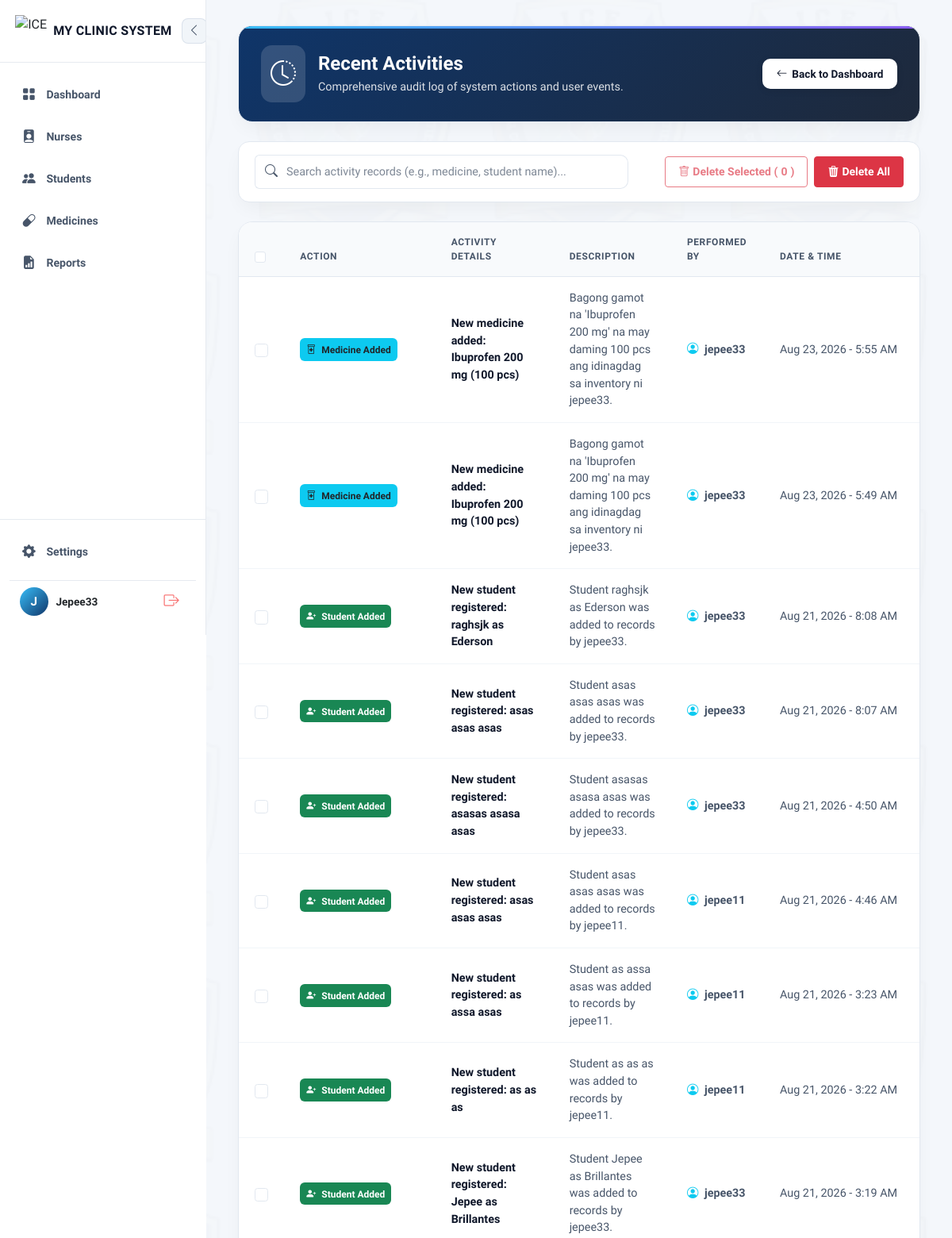
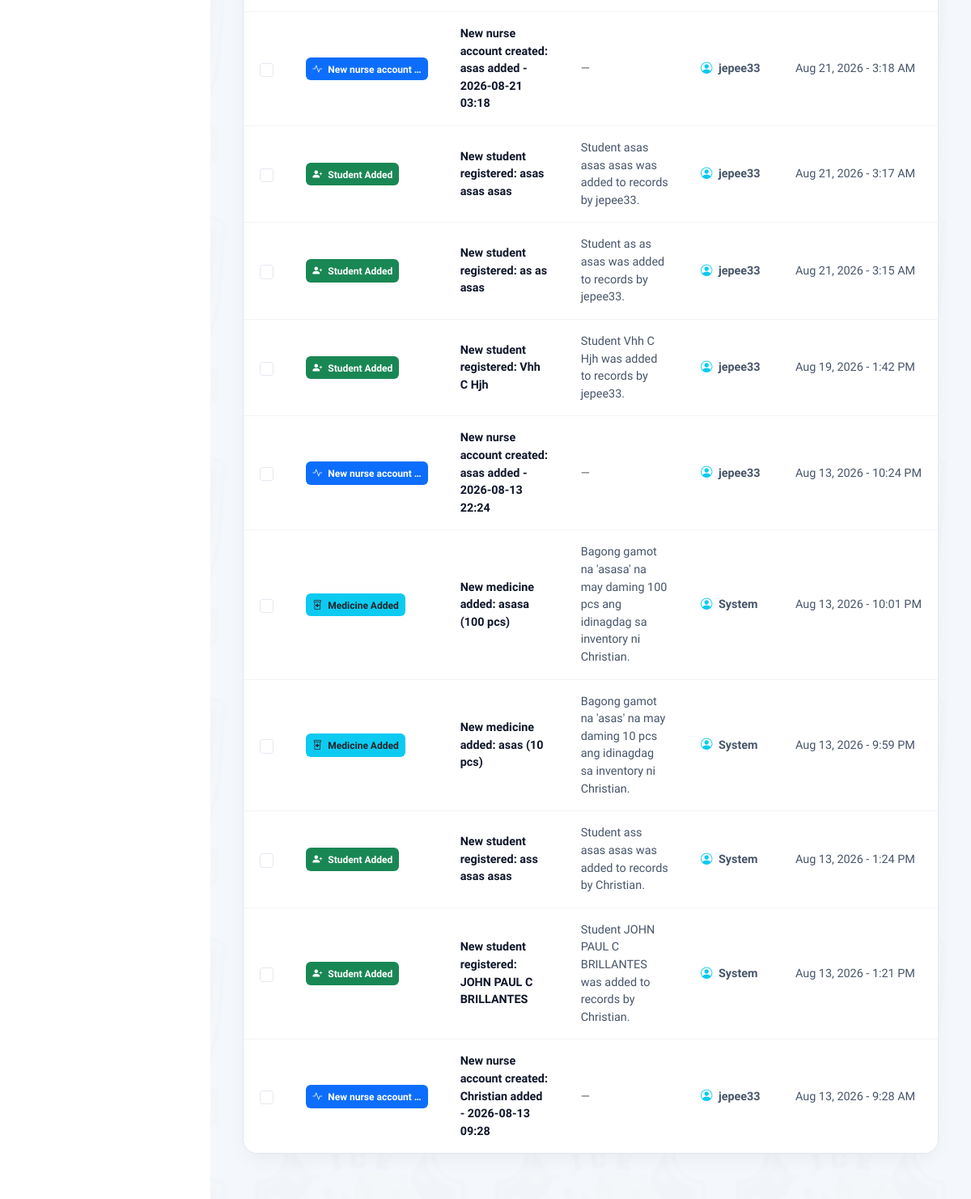
The app's page /activities/ (signed in) with its own data (2 pictures, top to bottom).
### clinic/models.py (models this page shows)
class ActivityLog(models.Model):
    ICON_CHOICES = [
        ('student', 'Student'),
        ('medicine', 'Medicine'),
        ('nurse', 'Nurse'),
        ('details', 'Description'),
        ('dispense', 'Dispense'),
        ('other', 'Other'),
    ]
    user = models.ForeignKey(User, on_delete=models.SET_NULL, null=True, blank=True)
    category = models.CharField(max_length=20, choices=ICON_CHOICES, default='other')
    action = models.CharField(max_length=200, help_text="hal. 'New student registered'")
    details = models.CharField(max_length=255, blank=True, help_text="hal. 'Juan Dela Cruz added'")
    description = models.TextField(blank=True, null=True, help_text="Kumpletong detalye ng aktibidad")
    timestamp = models.DateTimeField(auto_now_add=True)
    class Meta:
        ordering = ['-timestamp']
    def __str__(self):
        return f"{self.action} - {self.timestamp:%Y-%m-%d %H:%M}"

### clinic/views/dashboard.py (the view, shortened to what this page needs)
# urls.py: path('activities/', views.activity_log_list, name='activity_log_list'),
@login_required
@role_required('admin')
def activity_log_list(request):
    query = request.GET.get('q', '').strip()
    activities = ActivityLog.objects.select_related('user').order_by('-timestamp')
    return render(request, "clinic/auth/activity_log_list.html", {
        "activities": activities[:150],
        "query": query,
    })

### clinic/templates/clinic/auth/activity_log_list.html (shortened to what this page needs)
{% extends "clinic/base.html" %}
{% load static %}
{% block content %}
<link rel="stylesheet" href="https://cdnjs.cloudflare.com/ajax/libs/animate.css/4.1.1/animate.min.css" />
<link rel="stylesheet" href="https://cdn.jsdelivr.net/npm/bootstrap-icons@1.11.1/font/bootstrap-icons.css">
<div class="cms-container">
    <div class="dashboard-hero-card mb-4 d-flex justify-content-between align-items-center flex-wrap gap-3 ">
        <div class="d-flex align-items-center gap-3">
            <div style="background: rgba(255, 255, 255, 0.15); padding: 12px; border-radius: 14px; color: #ffffff;">
                <i class="bi bi-clock-history fs-2"></i>
            </div>
            <div>
                <h1 class="hero-title">Recent Activities</h1>
                <p class="hero-subtitle">Comprehensive audit log of system actions and user events.</p>
            </div>
        </div>
        <div>
            <a href="{% url 'dashboard' %}" class="btn-cms-action">
                <i class="bi bi-arrow-left"></i> Back to Dashboard
            </a>
        </div>
    </div>
    <div class="controls-card mb-4">
        <form method="GET" action="" id="searchForm" class="row g-3 align-items-center">
            <div class="col-12 col-md-6 col-lg-7">
                <div class="input-group search-input-group">
                    <span class="input-group-text bg-transparent border-end-0" style="border-color: var(--card-border); color: var(--text-secondary);">
                        <i class="bi bi-search"></i>
                    </span>
                    <input type="text" name="q" id="searchInput" class="form-control border-start-0 ps-0"
                            placeholder="Search activity records (e.g., medicine, student name)..." value="{{ request.GET.q|default:'' }}">
                </div>
            </div>
            <div class="col-12 col-md-6 col-lg-5 d-flex justify-content-md-end gap-2">
                <button type="button" class="btn btn-outline-danger btn-sm px-3 py-2 d-flex align-items-center gap-1 fw-bold"
                        id="btnOpenSelectedModal" disabled>
                    <i class="bi bi-trash"></i> Delete Selected (<span id="selectedCount">0</span>)
                </button>
                <button type="button" class="btn btn-danger btn-sm px-3 py-2 d-flex align-items-center gap-1 fw-bold"
                        id="btnOpenAllModal">
                    <i class="bi bi-trash3-fill"></i> Delete All
                </button>
            </div>
        </form>
    </div>
    <form method="POST" action="{% url 'delete_selected_activities' %}" id="batchDeleteForm">
        <div class="activity-table-wrapper table-responsive">
            <table class="table activity-table align-middle m-0">
                <thead>
                    <tr>
                        <th style="width: 45px;">
                            <input class="form-check-input" type="checkbox" id="selectAllDesktop">
                        </th>
                        <th style="width: 18%;">Action</th>
                        <th style="width: 27%;">Activity Details</th>
                        <th style="width: 22%;">Description</th>
                        <th style="width: 14%;">Performed By</th>
                        <th style="width: 14%;">Date &amp; Time</th>
                    </tr>
                </thead>
                <tbody>
                    {% for activity in activities %}
                    <tr>
                        <td>
                            <input class="form-check-input activity-checkbox desktop-cb" type="checkbox" name="activity_ids" value="{{ activity.id }}">
                        </td>
                        <td>
                            {% if "dispensed" in activity.action|lower or "dispense" in activity.action|lower %}
                                <span class="badge bg-warning text-dark px-2 py-2 fw-semibold" style="font-size: 0.75rem; border-radius: 6px;">
                                    <i class="bi bi-capsule me-1"></i> Medicine Dispensed
                                </span>
                            {% elif "student" in activity.action|lower or "registered" in activity.action|lower %}
                                <span class="badge bg-success text-white px-2 py-2 fw-semibold" style="font-size: 0.75rem; border-radius: 6px;">
                                    <i class="bi bi-person-plus-fill me-1"></i> Student Added
                                </span>
                            {% elif "medicine added" in activity.action|lower or "medicine" in activity.action|lower %}
                                <span class="badge bg-info text-dark px-2 py-2 fw-semibold" style="font-size: 0.75rem; border-radius: 6px;">
                                    <i class="bi bi-prescription2 me-1"></i> Medicine Added
                                </span>
                            {% else %}
                                <span class="badge bg-primary text-white px-2 py-2 fw-semibold" style="font-size: 0.75rem; border-radius: 6px;">
                                    <i class="bi bi-activity me-1"></i> {{ activity.action|default:"System Event"|truncatewords:3 }}
                                </span>
                            {% endif %}
                        </td>
                        <td class="fw-bold" style="color: var(--text-primary); word-break: break-word;">
                            {% if activity.details %}{{ activity.details }}{% else %}{{ activity }}{% endif %}
                        </td>
                        <td style="color: var(--text-secondary); word-break: break-word;">
                            {% if activity.description %}
                                {{ activity.description }}
                            {% elif activity.details %}
                                {{ activity.details }}
                            {% else %}
                                <span class="text-muted">—</span>
                            {% endif %}
                        </td>
                        <td style="color: var(--text-secondary); white-space: nowrap;">
                            <i class="bi bi-person-circle me-1 text-info"></i>
                            <strong>
                                {% if activity.user %}
                                    {{ activity.user.get_full_name|default:activity.user.username }}
                                {% else %}
                                    System
                                {% endif %}
                            </strong>
                        </td>
                        <td style="color: var(--text-secondary); white-space: nowrap;">
                            {{ activity.timestamp|date:"M d, Y - g:i A"|default:"—" }}
                        </td>
                    </tr>
                    {% endfor %}
                </tbody>
            </table>
        </div>
    </form>
</div>
{% endblock %}

### clinic/templates/clinic/base.html (shortened to what this page needs)
{% load static %}
<!DOCTYPE html>
<html lang="en">
<head>
    <link href="https://cdn.jsdelivr.net/npm/bootstrap@5.3.0/dist/css/bootstrap.min.css" rel="stylesheet">
    <link rel="stylesheet" href="https://cdn.jsdelivr.net/npm/bootstrap-icons@1.11.0/font/bootstrap-icons.css">
</head>
<body class="bg-body text-body">
    <div style="display: flex; min-height: 100vh; width: 100%; position: relative;">
        <aside id="appSidebar">
            <div>
                <div class="sidebar-header-glass">
                    <div class="brand-logo-container" id="logoToggleBtn"
                        style="display: flex; align-items: center; gap: 0.5rem; cursor: pointer;"
                        title="Toggle Sidebar">
                        <img src="{% static 'clinic/img/me.png' %}" alt="ICE Clinic Logo"
                            style="width: 40px; height: 40px; object-fit: contain;">
                        <span class="brand-text">MY CLINIC SYSTEM</span>
                    </div>
                    <button class="sidebar-toggle-btn desktop-toggle-btn d-none d-lg-flex" id="toggleSidebarDesktopBtn"
                        title="Toggle Sidebar">
                        <i class="bi bi-chevron-left"></i>
                    </button>
                </div>
                <nav style="padding: 1rem 0.75rem;">
                    <a href="{% url 'dashboard' %}"
                        class="nav-item-link {% if request.resolver_match.url_name == 'dashboard' %}active{% endif %}"
                        title="Dashboard">
                        <i class="bi bi-grid-fill"></i>
                        <span>Dashboard</span>
                    </a>
                    <a href="{% url 'nurse_list' %}"
                        class="nav-item-link {% if request.resolver_match.url_name == 'nurse_list' or request.resolver_match.url_name == 'nurse_detail' %}active{% endif %}"
                        title="Nurses">
                        <i class="bi bi-person-badge-fill"></i>
                        <span>Nurses</span>
                    </a>
                    <a href="{% url 'student_records' %}"
                        class="nav-item-link {% if request.resolver_match.url_name == 'student_records' %}active{% endif %}"
                        title="Students">
                        <i class="bi bi-people-fill"></i>
                        <span>Students</span>
                    </a>
                    <a href="{% url 'medicine_list' %}"
                        class="nav-item-link {% if request.resolver_match.url_name == 'medicine_list' %}active{% endif %}"
                        title="Medicines">
                        <i class="bi bi-capsule"></i>
                        <span>Medicines</span>
                    </a>
                    <a href="{% url 'reports' %}"
                        class="nav-item-link {% if request.resolver_match.url_name == 'reports' %}active{% endif %}"
                        title="Reports">
                        <i class="bi bi-file-earmark-bar-graph-fill"></i>
                        <span>Reports</span>
                    </a>
                </nav>
            </div>
            <div class="sidebar-footer-glass">
                <a href="{% url 'settings' %}"
                    class="nav-item-link {% if request.resolver_match.url_name == 'settings' %}active{% endif %}"
                    style="margin-bottom: 0.75rem;" title="Settings">
                    <i class="bi bi-gear-fill"></i>
                    <span>Settings</span>
                </a>
                {% if user.is_authenticated %}
                <div class="user-profile-card"
                    style="display: flex; align-items: center; justify-content: space-between; padding: 0.5rem 0.8rem;">
                    <div style="display: flex; align-items: center; gap: 0.6rem; overflow: hidden;">
                        <div class="user-avatar-glow"
                            title="{% if user.first_name %}{{ user.first_name }} {{ user.last_name }}{% else %}{{ user.username|title }}{% endif %}">
                            {% if user.first_name %}
                            {{ user.first_name|slice:":1"|upper }}{% if user.last_name %}{{
                            user.last_name|slice:":1"|upper }}{% endif %}
                            {% else %}
                            {{ user.username|slice:":1"|upper }}
                            {% endif %}
                        </div>
                        <div class="user-info-text" style="overflow: hidden; font-size: 0.85rem; font-weight: 600;">
                            {% if user.first_name %}
                            {{ user.first_name }} {{ user.last_name }}
                            {% else %}
                            {{ user.username|title }}
                            {% endif %}
                        </div>
                    </div>
                    <form action="{% url 'logout' %}" method="post" style="margin: 0;">
                        <button type="submit" class="btn-logout" title="Logout"
                            style="background: none; border: none; cursor: pointer; display: flex; align-items: center;">
                            <i class="bi bi-box-arrow-right" style="font-size: 1.2rem;"></i>
                        </button>
                    </form>
                </div>
                {% endif %}
            </div>
        </aside>
        <div class="main-container">
            <main class="content-main"
                style="background-image: url(&quot;{% static 'clinic/img/studentbackground.png' %}&quot;); background-repeat: repeat; background-size: cover; background-attachment: fixed;">
                <div class="content-inner">
                    {% block content %}{% endblock %}
                </div>
            </main>
        </div>
    </div>
</body>
</html>

### records on screen
ActivityLog: action "Medicine Added" (drawn), details "New medicine added: Ibuprofen 200 mg (100 pcs)", description "Bagong gamot na 'Ibuprofen 200 mg' na may daming 100 pcs ang idinagdag sa inventory ni jepee33.", user.get_full_name "jepee33", timestamp "Aug 23, 2026 - 5:55 AM"
ActivityLog: action "Medicine Added" (drawn), details "New medicine added: Ibuprofen 200 mg (100 pcs)", description "Bagong gamot na 'Ibuprofen 200 mg' na may daming 100 pcs ang idinagdag sa inventory ni jepee33.", user.get_full_name "jepee33", timestamp "Aug 23, 2026 - 5:49 AM"
ActivityLog: action "Student Added" (drawn), details "New student registered: raghsjk as Ederson", description "Student raghsjk as Ederson was added to records by jepee33.", user.get_full_name "jepee33", timestamp "Aug 21, 2026 - 8:08 AM"
ActivityLog: action "Student Added" (drawn), details "New student registered: asas asas asas", description "Student asas asas asas was added to records by jepee33.", user.get_full_name "jepee33", timestamp "Aug 21, 2026 - 8:07 AM"
ActivityLog: action "Student Added" (drawn), details "New student registered: asasas asasa asas", description "Student asasas asasa asas was added to records by jepee33.", user.get_full_name "jepee33", timestamp "Aug 21, 2026 - 4:50 AM"
ActivityLog: action "Student Added" (drawn), details "New student registered: asas asas asas", description "Student asas asas asas was added to records by jepee11.", user.get_full_name "jepee11", timestamp "Aug 21, 2026 - 4:46 AM"
ActivityLog: action "Student Added" (drawn), details "New student registered: as assa asas", description "Student as assa asas was added to records by jepee11.", user.get_full_name "jepee11", timestamp "Aug 21, 2026 - 3:23 AM"
ActivityLog: action "Student Added" (drawn), details "New student registered: as as as", description "Student as as as was added to records by jepee11.", user.get_full_name "jepee11", timestamp "Aug 21, 2026 - 3:22 AM"
ActivityLog: action "Student Added" (drawn), details "New student registered: Jepee as Brillantes", description "Student Jepee as Brillantes was added to records by jepee33.", user.get_full_name "jepee33", timestamp "Aug 21, 2026 - 3:19 AM"
ActivityLog: action "New nurse account …", action+timestamp "New nurse account created: asas added - 2026-08-21 03:18", user.get_full_name "jepee33", timestamp "Aug 21, 2026 - 3:18 AM"
ActivityLog: action "Student Added" (drawn), details "New student registered: asas asas asas", description "Student asas asas asas was added to records by jepee33.", user.get_full_name "jepee33", timestamp "Aug 21, 2026 - 3:17 AM"
ActivityLog: action "Student Added" (drawn), details "New student registered: as as asas", description "Student as as asas was added to records by jepee33.", user.get_full_name "jepee33", timestamp "Aug 21, 2026 - 3:15 AM"
ActivityLog: action "Student Added" (drawn), details "New student registered: Vhh C Hjh", description "Student Vhh C Hjh was added to records by jepee33.", user.get_full_name "jepee33", timestamp "Aug 19, 2026 - 1:42 PM"
ActivityLog: action "New nurse account …", action+timestamp "New nurse account created: asas added - 2026-08-13 22:24", user.get_full_name "jepee33", timestamp "Aug 13, 2026 - 10:24 PM"
ActivityLog: action "Medicine Added" (drawn), details "New medicine added: asasa (100 pcs)", description "Bagong gamot na 'asasa' na may daming 100 pcs ang idinagdag sa inventory ni Christian.", shows "System", timestamp "Aug 13, 2026 - 10:01 PM"
ActivityLog: action "Medicine Added" (drawn), details "New medicine added: asas (10 pcs)", description "Bagong gamot na 'asas' na may daming 10 pcs ang idinagdag sa inventory ni Christian.", shows "System", timestamp "Aug 13, 2026 - 9:59 PM"
ActivityLog: action "Student Added" (drawn), details "New student registered: ass asas asas", description "Student ass asas asas was added to records by Christian.", shows "System", timestamp "Aug 13, 2026 - 1:24 PM"
ActivityLog: action "Student Added" (drawn), details "New student registered: JOHN PAUL C BRILLANTES", description "Student JOHN PAUL C BRILLANTES was added to records by Christian.", shows "System", timestamp "Aug 13, 2026 - 1:21 PM"
ActivityLog: action "New nurse account …", action+timestamp "New nurse account created: Christian added - 2026-08-13 09:28", user.get_full_name "jepee33", timestamp "Aug 13, 2026 - 9:28 AM"

### other values on screen
{{ user.username|slice:":1"|upper }} "J"
{{ user.username|title }} "Jepee33"
